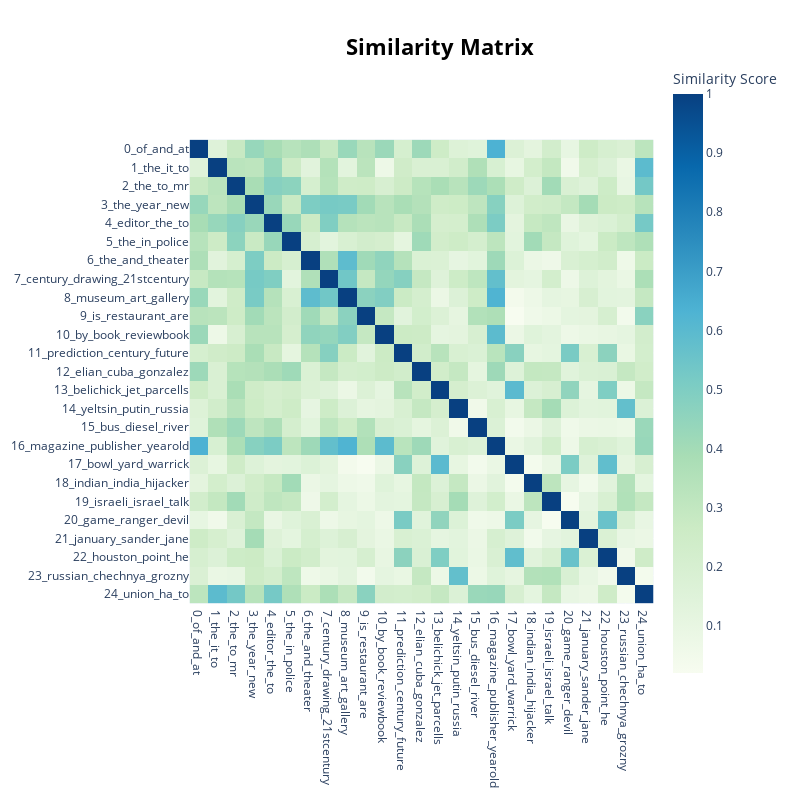

Notebook source saved alongside this figure:
### Code cell
model.visualize_heatmap()

### Figure 1 — Plotly figure (JSON) as saved in the notebook; plotly's stock layout.template omitted (floating-point values rounded to 4 significant figures; data arrays with more than 128 entries replaced by an {"elided": "..."} marker saying what was removed)
{"data": [{"coloraxis": "coloraxis", "hovertemplate": "x: %{x}<br>y: %{y}<br>Similarity Score: %{z}<extra></extra>", "name": "0", "type": "heatmap", "x": ["0_of_and_at", "1_the_it_to", "2_the_to_mr", "3_the_year_new", "4_editor_the_to", "5_the_in_police", "6_the_and_theater", "7_century_drawing_21stcentury", "8_museum_art_gallery", "9_is_restaurant_are", "10_by_book_reviewbook", "11_prediction_century_future", "12_elian_cuba_gonzalez", "13_belichick_jet_parcells", "14_yeltsin_putin_russia", "15_bus_diesel_river", "16_magazine_publisher_yearold", "17_bowl_yard_warrick", "18_indian_india_hijacker", "19_israeli_israel_talk", "20_game_ranger_devil", "21_january_sander_jane", "22_houston_point_he", "23_russian_chechnya_grozny", "24_union_ha_to"], "xaxis": "x", "y": ["0_of_and_at", "1_the_it_to", "2_the_to_mr", "3_the_year_new", "4_editor_the_to", "5_the_in_police", "6_the_and_theater", "7_century_drawing_21stcentury", "8_museum_art_gallery", "9_is_restaurant_are", "10_by_book_reviewbook", "11_prediction_century_future", "12_elian_cuba_gonzalez", "13_belichick_jet_parcells", "14_yeltsin_putin_russia", "15_bus_diesel_river", "16_magazine_publisher_yearold", "17_bowl_yard_warrick", "18_indian_india_hijacker", "19_israeli_israel_talk", "20_game_ranger_devil", "21_january_sander_jane", "22_houston_point_he", "23_russian_chechnya_grozny", "24_union_ha_to"], "yaxis": "y", "z": {"elided": "25x25 float values"}}], "layout": {"coloraxis": {"colorbar": {"title": {"text": "Similarity Score"}}, "colorscale": [[0, "rgb(247,252,240)"], [0.125, "rgb(224,243,219)"], [0.25, "rgb(204,235,197)"], [0.375, "rgb(168,221,181)"], [0.5, "rgb(123,204,196)"], [0.625, "rgb(78,179,211)"], [0.75, "rgb(43,140,190)"], [0.875, "rgb(8,104,172)"], [1, "rgb(8,64,129)"]]}, "height": 800, "hoverlabel": {"bgcolor": "white", "font": {"family": "Rockwell", "size": 16}}, "legend": {"title": {"text": "Trend"}}, "margin": {"t": 60}, "showlegend": true, "title": {"font": {"color": "Black", "size": 22}, "text": "<b>Similarity Matrix</b>", "x": 0.55, "xanchor": "center", "y": 0.95, "yanchor": "top"}, "width": 800, "xaxis": {"anchor": "y", "constrain": "domain", "domain": [0, 1], "scaleanchor": "y"}, "yaxis": {"anchor": "x", "autorange": "reversed", "constrain": "domain", "domain": [0, 1]}}}
